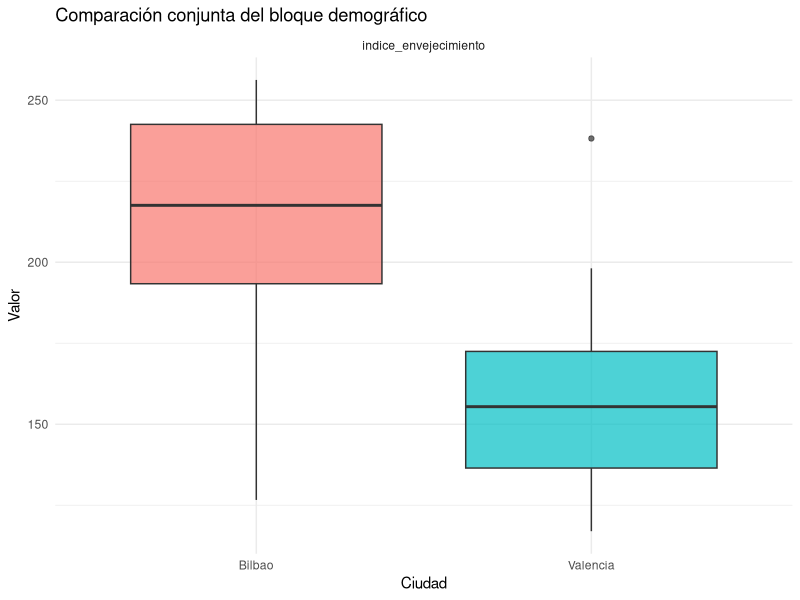
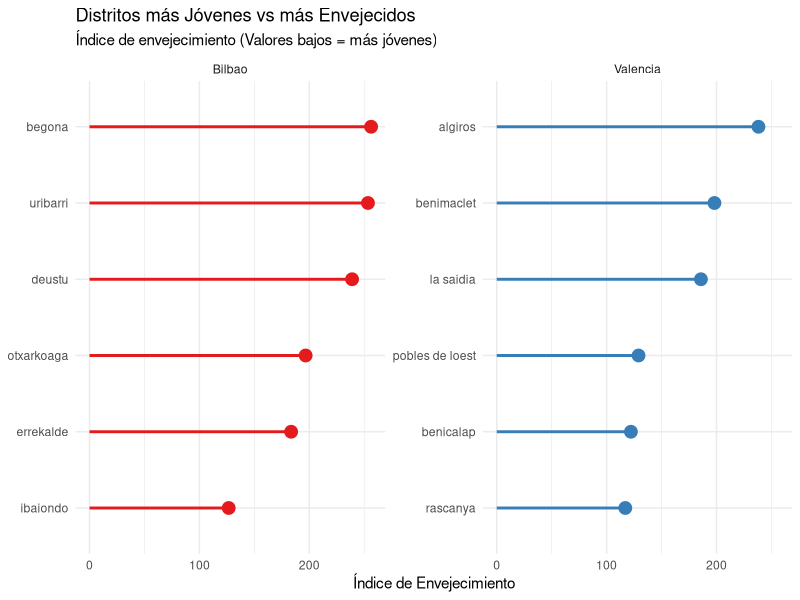
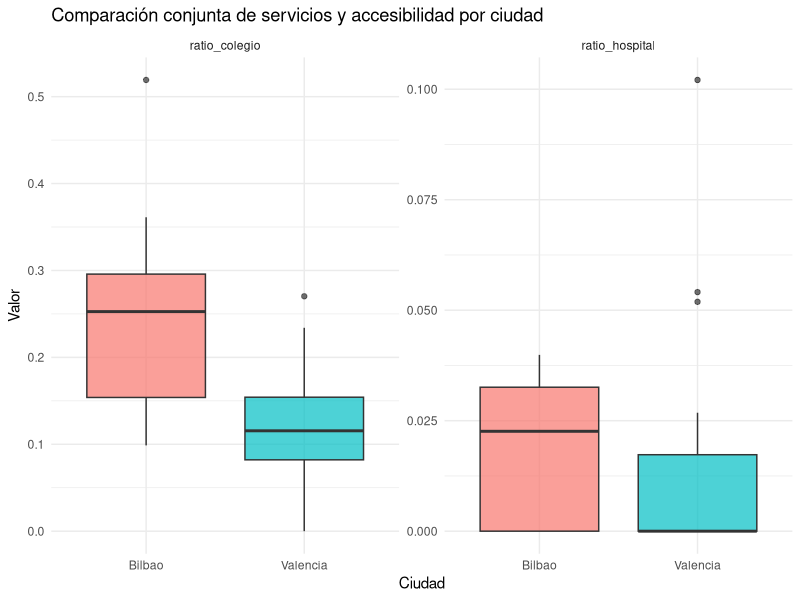
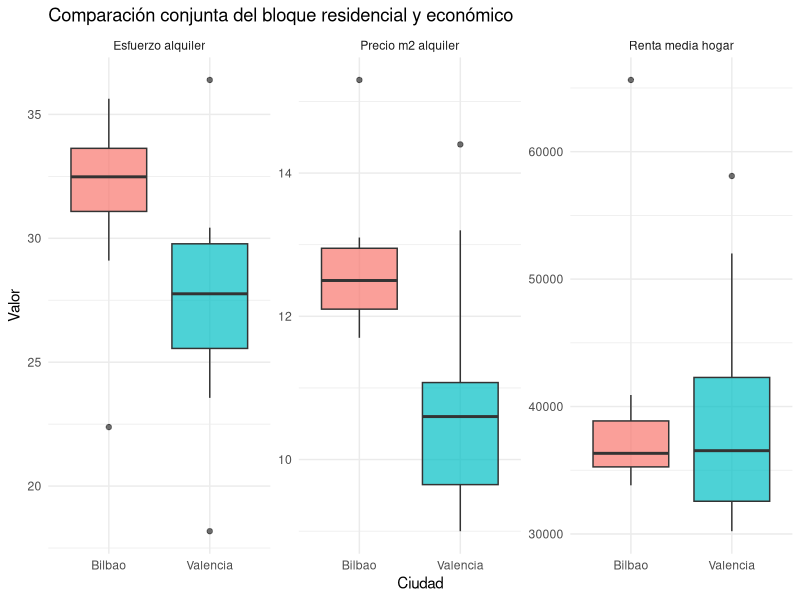

Here is the R script that generated these plots, in order: (Note: this script raises an error after producing the figures.)
## ---- chunk 1
knitr::opts_chunk$set(echo = TRUE)
## ---- chunk 2
library(tidyverse)
library(readr)
library(gridExtra)
## ---- chunk 3
distritos_bilbao <- read_csv("../../datasets/vizcaya-bilbao/distritos_bilbao_base_final.csv", show_col_types = FALSE)

distritos_valencia <- read_csv("../../datasets/valencia/distritos_valencia_base_final.csv", show_col_types = FALSE)

head(distritos_bilbao)
head(distritos_valencia)

dim(distritos_bilbao)
dim(distritos_valencia)
## ---- chunk 4
distritos_bilbao <- distritos_bilbao %>% mutate(ciudad = "Bilbao")

distritos_valencia <- distritos_valencia %>% mutate(ciudad = "Valencia")
## ---- chunk 5
distritos_comparacion <- bind_rows(distritos_bilbao, distritos_valencia)

head(distritos_comparacion)
dim(distritos_comparacion)

distritos_comparacion %>% count(ciudad)

colnames(distritos_comparacion)

## ---- chunk 6
faltantes_comparacion <- distritos_comparacion %>%
  summarise(across(everything(), ~ sum(is.na(.)))) %>%
  pivot_longer(cols = everything(), names_to = "variable", values_to = "num_faltantes") %>%
  arrange(desc(num_faltantes))

faltantes_comparacion
## ---- chunk 7
resumen_general <- distritos_comparacion %>%
  group_by(ciudad) %>%
  summarise(
    num_distritos = n(),
    poblacion_total = sum(pob_total, na.rm = TRUE),
    media_poblacion = mean(pob_total, na.rm = TRUE),
    mediana_poblacion = median(pob_total, na.rm = TRUE),
    min_poblacion = min(pob_total, na.rm = TRUE),
    max_poblacion = max(pob_total, na.rm = TRUE),
    .groups = "drop") %>%
  mutate(across(where(is.numeric), ~ round(., 2)))

resumen_general
## ---- chunk 8
resumen_demografico <- distritos_comparacion %>%
  group_by(ciudad) %>%
  summarise(
    media_indice_envejecimiento = mean(indice_envejecimiento, na.rm = TRUE),
    mediana_indice_envejecimiento = median(indice_envejecimiento, na.rm = TRUE),
    min_indice_envejecimiento = min(indice_envejecimiento, na.rm = TRUE),
    max_indice_envejecimiento = max(indice_envejecimiento, na.rm = TRUE),
    .groups = "drop") %>%
  mutate(across(where(is.numeric), ~ round(., 2)))

resumen_demografico
## ---- chunk 9
demografico_largo <- distritos_comparacion %>%
  select(ciudad, indice_envejecimiento) %>%
  pivot_longer(
    cols = c(indice_envejecimiento),
    names_to = "variable",
    values_to = "valor")

ggplot(demografico_largo, aes(x = ciudad, y = valor, fill = ciudad)) +
  geom_boxplot(alpha = 0.7) +
  facet_wrap(~ variable, scales = "free_y") +
  labs(
    title = "Comparación conjunta del bloque demográfico",
    x = "Ciudad",
    y = "Valor") +
  theme_minimal() +
  theme(legend.position = "none")
## ---- chunk 10
# --- GRÁFICO 1: RANKING DE ENVEJECIMIENTO (Lollipop) ---
# Seleccionamos los 3 más jóvenes y 3 más envejecidos de cada ciudad
extremos_edad <- distritos_comparacion %>%
  group_by(ciudad) %>%
  filter(min_rank(indice_envejecimiento) <= 3 | min_rank(desc(indice_envejecimiento)) <= 3) %>%
  ungroup()

ggplot(extremos_edad, aes(x = reorder(nombre_distrito_norm, indice_envejecimiento), 
                          y = indice_envejecimiento, 
                          color = ciudad)) +
  geom_segment(aes(xend = nombre_distrito_norm, yend = 0), size = 1) +
  geom_point(size = 4) +
  coord_flip() + # Para que los nombres se lean en horizontal
  facet_wrap(~ciudad, scales = "free_y") +
  scale_color_manual(values = c("Bilbao" = "#E41A1C", "Valencia" = "#377EB8")) +
  labs(title = "Distritos más Jóvenes vs más Envejecidos",
       subtitle = "Índice de envejecimiento (Valores bajos = más jóvenes)",
       x = NULL, y = "Índice de Envejecimiento") +
  theme_minimal() +
  theme(legend.position = "none")

## ---- chunk 11
resumen_servicios <- distritos_comparacion %>%
  group_by(ciudad) %>%
  summarise(
    media_ratio_colegio = mean(ratio_colegio, na.rm = TRUE),
    mediana_ratio_colegio = median(ratio_colegio, na.rm = TRUE),
    media_ratio_hospital = mean(ratio_hospital, na.rm = TRUE),
    mediana_ratio_hospital = median(ratio_hospital, na.rm = TRUE),
    .groups = "drop") %>%
  mutate(across(where(is.numeric), ~ round(., 2)))

resumen_servicios
## ---- chunk 12
servicios_largo <- distritos_comparacion %>%
  select(
    ciudad,
    ratio_colegio,
    ratio_hospital) %>%
  pivot_longer(
    cols = -ciudad,
    names_to = "variable",
    values_to = "valor")

ggplot(servicios_largo, aes(x = ciudad, y = valor, fill = ciudad)) +
  geom_boxplot(alpha = 0.7) +
  facet_wrap(~ variable, scales = "free_y") +
  labs(
    title = "Comparación conjunta de servicios y accesibilidad por ciudad",
    x = "Ciudad",
    y = "Valor") +
  theme_minimal() +
  theme(legend.position = "none")
## ---- chunk 13
resumen_residencial <- distritos_comparacion %>%
  group_by(ciudad) %>%
  summarise(
    media_alquiler_m2 = mean(alquiler_m2, na.rm = TRUE),
    mediana_alquiler_m2 = median(alquiler_m2, na.rm = TRUE),
    media_renta_media_hogar = mean(renta_media_hogar, na.rm = TRUE),
    mediana_renta_media_hogar = median(renta_media_hogar, na.rm = TRUE),
    media_esfuerzo_alquiler = mean(esfuerzo_alquiler, na.rm = TRUE),
    mediana_esfuerzo_alquiler = median(esfuerzo_alquiler, na.rm = TRUE),
    .groups = "drop") %>%
  mutate(across(where(is.numeric), ~ round(., 2)))

resumen_residencial
## ---- chunk 14
residencial_largo <- distritos_comparacion %>%
  select(
    ciudad,
    alquiler_m2,
    renta_media_hogar,
    esfuerzo_alquiler) %>%
  pivot_longer(
    cols = -ciudad,
    names_to = "variable",
    values_to = "valor") %>%
  mutate(
    variable = recode(
      variable,
      "alquiler_m2" = "Precio m2 alquiler",
      "renta_media_hogar" = "Renta media hogar",
      "esfuerzo_alquiler" = "Esfuerzo alquiler"))

ggplot(residencial_largo, aes(x = ciudad, y = valor, fill = ciudad)) +
  geom_boxplot(alpha = 0.7) +
  facet_wrap(~ variable, scales = "free_y") +
  labs(
    title = "Comparación conjunta del bloque residencial y económico",
    x = "Ciudad",
    y = "Valor") +
  theme_minimal() +
  theme(legend.position = "none")
## ---- chunk 15
ggplot(distritos_comparacion, aes(x = renta_media_hogar, 
                                  y = alquiler_m2, 
                                  color = esfuerzo_alquiler,
                                  shape = ciudad)) +
  geom_point(size = 3, alpha = 0.8) +
  scale_color_gradient(low = "#FFEB3B", high = "#E91E63") +
  # Etiquetas para los 3 con mayor y menor esfuerzo, el que tiene la mayor renta, la menor renta y el menor alquiler 
  geom_text_repel(data = distritos_comparacion %>% 
                    filter(esfuerzo_alquiler > quantile(esfuerzo_alquiler, 0.9) | 
                           renta_media_hogar == max(renta_media_hogar) |
                           renta_media_hogar == min(renta_media_hogar) |
                           alquiler_m2 == min(alquiler_m2) |
                           min_rank(esfuerzo_alquiler) <= 3),
                  aes(label = nombre_distrito_norm), 
                  size = 3.5, fontface = "bold", show.legend = FALSE) +
  labs(title = "Relación Renta vs Alquiler por Distrito",
       x = "Renta Media del Hogar (€)",
       y = "Precio Alquiler (€/m2)",
       color = "Esfuerzo (%)",
       shape = "Ciudad") +
  theme_minimal()

## ---- chunk 16
resumen_digital <- distritos_comparacion %>%
  group_by(ciudad) %>%
  summarise(
    media_ratio_zonas_verdes = mean(ratio_zonas_verdes, na.rm = TRUE),
    mediana_ratio_zonas_verdes = median(ratio_zonas_verdes, na.rm = TRUE),
    .groups = "drop") %>%
  mutate(across(where(is.numeric), ~ round(., 4)))

resumen_digital
## ---- chunk 17
ggplot(distritos_comparacion, aes(x = ciudad, y = ratio_zonas_verdes, fill = ciudad)) +
  geom_boxplot(alpha = 0.7) +
  labs(
    title = "Distribución del ratio de zonas verdes por ciudad",
    x = "Ciudad",
    y = "Ratio de Zonas Verdes") +
  theme_minimal() +
  theme(legend.position = "none")
## ---- chunk 18
variables_sintesis <- distritos_comparacion %>%
  select(
    ciudad,
    indice_envejecimiento,
    ratio_colegio,
    ratio_hospital,
    alquiler_m2,
    renta_media_hogar,
    esfuerzo_alquiler,
    ratio_zonas_verdes)

sintesis_largo <- variables_sintesis %>%
  pivot_longer(
    cols = -ciudad,
    names_to = "variable",
    values_to = "valor") %>%
  group_by(variable) %>%
  mutate(valor_estandarizado = as.numeric(scale(valor))) %>%
  ungroup()

perfil_global <- sintesis_largo %>%
  group_by(ciudad, variable) %>%
  summarise(
    media_estandarizada = mean(valor_estandarizado, na.rm = TRUE),
    .groups = "drop")

perfil_global
## ---- chunk 19
# 1. Preparación limpia
# Seleccionamos y renombramos primero para no tener líos con los nombres largos
datos_heatmap <- distritos_comparacion %>%
  select(ciudad, 
         Distrito = nombre_distrito_norm, 
         Envejecimiento = indice_envejecimiento, 
         Renta = renta_media_hogar, 
         Alquiler = alquiler_m2, 
         Esfuerzo = esfuerzo_alquiler, 
         Colegios = ratio_colegio, 
         Sanidad = ratio_hospital, 
         Verde = ratio_zonas_verdes) %>%
  # PASO CLAVE: Escalar solo las columnas que son números (del 3 al 9)
  # Así evitamos los avisos de "not numeric"
  mutate(across(3:9, ~ as.numeric(scale(as.numeric(.))))) %>%
  # Pasamos a formato largo
  pivot_longer(cols = 3:9, names_to = "Variable", values_to = "Valor")

# 2. Dibujar el Heatmap Divergente (Estilo compañero)
ggplot(datos_heatmap, aes(x = Variable, y = reorder(Distrito, ciudad), fill = Valor)) +
  geom_tile(color = "white") +
  # Añadimos los valores (Z-score)
  geom_text(aes(label = round(Valor, 1)), size = 3, color = "black") +
  # ESCALA DE COLORES DIVERGENTE
  # low = azul/gris para negativos, mid = blanco para el 0, high = rojo para positivos
  scale_fill_gradient2(low = "#4575b4",   # Un azul grisáceo profesional
                       mid = "white",    # El 0 exacto es blanco
                       high = "#d73027", # Un rojo intenso
                       midpoint = 0) +   # Crucial: el centro de la escala es el 0
  facet_grid(ciudad ~ ., scales = "free_y", space = "free") +
  theme_minimal() +
  labs(title = "Análisis Comparativo de Distritos con Valores Estandarizados",
       subtitle = "Rojo: por encima de la media | Azul: por debajo de la media | Blanco: en la media",
       x = NULL, y = NULL, fill = "Desviación") +
  theme(axis.text.x = element_text(angle = 45, hjust = 1),
        panel.grid = element_blank(),
        strip.text.y = element_text(angle = 0, face = "bold"))

## ---- chunk 20
ggplot(perfil_global,
       aes(x = reorder(variable, media_estandarizada),
           y = media_estandarizada,
           fill = ciudad)) +
  geom_col(position = "dodge", alpha = 0.85) +
  coord_flip() +
  labs(title = "Perfil comparativo global de Valencia y Bilbao",
    x = "Variable",
    y = "Media estandarizada",
    fill = "Ciudad") +
  theme_minimal()
